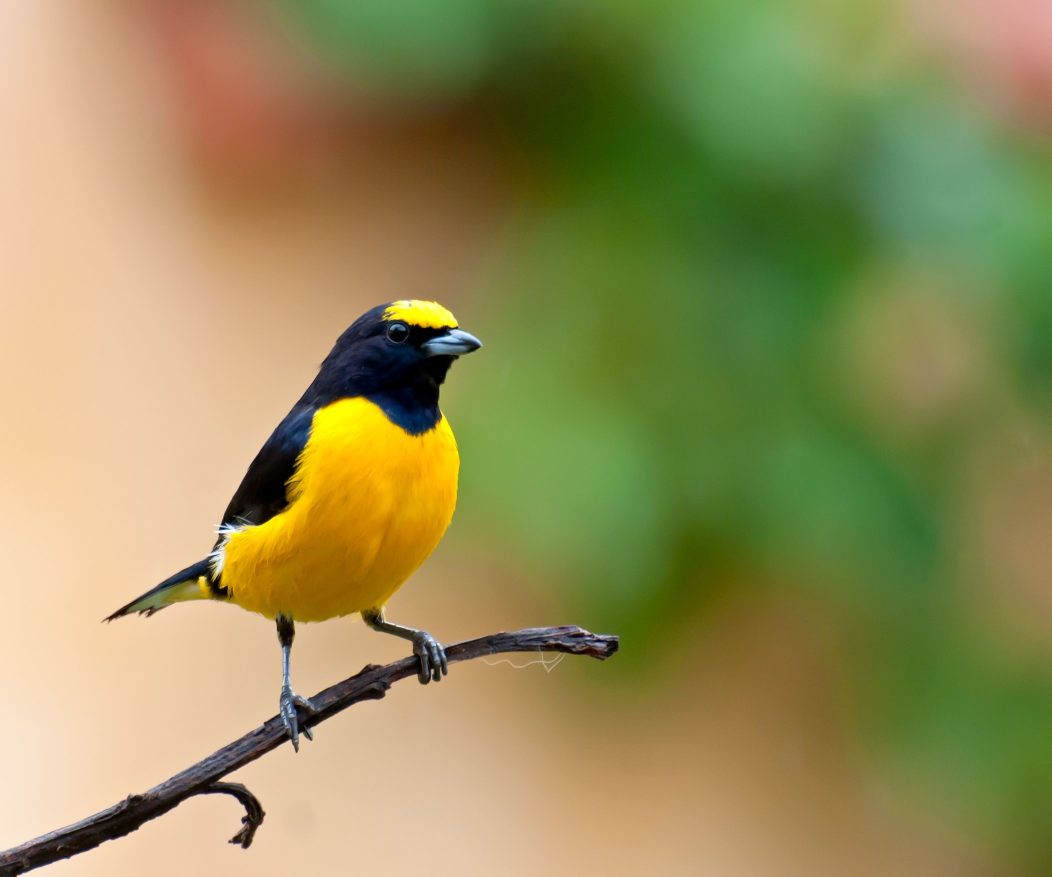
#> input picture thi/bird.jpg, 2104 x 1753 px (shown at 1/2 size)
$ jupyter execute 'De 2.IPYNB'   (shell and % lines are left out)
#> lines starting #> are read from the running program, lines starting #| are printed output that depends on the picture; after the words box and inside, x2 and y2 are one past the last pixel; in counts of white or black regions, pixels touching at a corner belong together
# Họ và Tên
# MSSV

### Câu 1 (2 điểm): Cho một ảnh bất kỳ (tên ảnh do sinh viên tự đặt, ví dụ: `my_image.jpg`) và thực hiện các yêu cầu sau:

* Viết chương trình sử dụng Bilateral filter để làm mịn ảnh. (0.5 điểm)
* Viết chương trình sử dụng Canny Edge Detection để xác định biên của hình ảnh. (0.5 điểm)
* Đổi màu ảnh bằng cách hoán đổi kênh màu theo thứ tự (ví dụ: BGR → BRG) và lưu thành tên dạng `[ten_anh]_swapped.jpg`. (0.5 điểm)
* Chuyển ảnh sang không gian màu YCrCb và tách riêng 3 kênh Y, Cr, Cb, lưu thành ảnh grayscale tương ứng (`[ten_anh]_Y.jpg`, `[ten_anh]_Cr.jpg`, `[ten_anh]_Cb.jpg`). (0.5 điểm)

[cell 1]
# Câu 1: Xử lý ảnh với OpenCV

import cv2
import numpy as np

image_name = 'bird.jpg'
img = cv2.imread(image_name)
#> img is the input picture: shape (1753, 2104, 3); mean B, G, R 87.2, 141.4, 147.8

bilateral = cv2.bilateralFilter(img, d=9, sigmaColor=75, sigmaSpace=75)
cv2.imwrite(f"{image_name.split('.')[0]}_bilateral.jpg", bilateral)

edges = cv2.Canny(img, 100, 200)
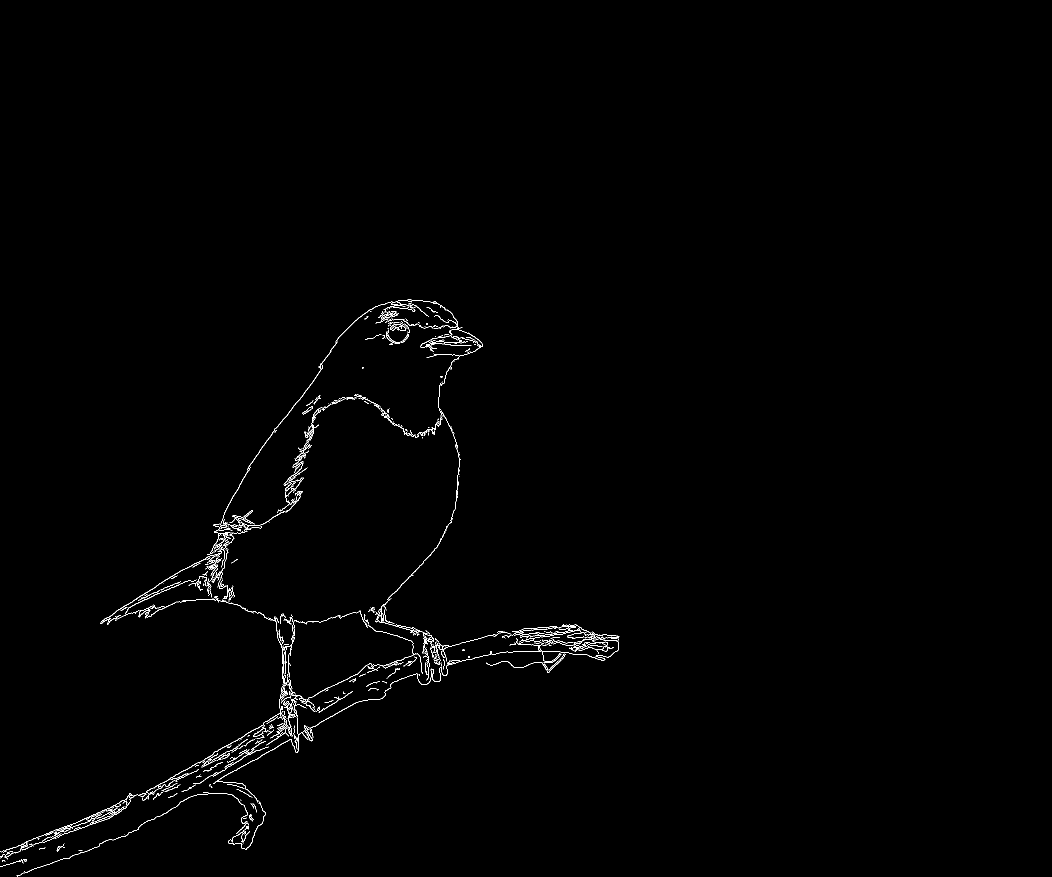
#> edges: shape (1753, 2104) (shown at 1/2 size); 0.61% white in thin lines or dots, all inside (x1, y1, x2, y2) = (0, 598, 1239, 1753)
cv2.imwrite(f"{image_name.split('.')[0]}_canny.jpg", edges)

swapped = img.copy()
swapped[:, :, [1, 2]] = swapped[:, :, [2, 1]]
cv2.imwrite(f"{image_name.split('.')[0]}_swapped.jpg", swapped)

ycrcb = cv2.cvtColor(img, cv2.COLOR_BGR2YCrCb)
#> ycrcb: shape (1753, 2104, 3); mean of channels 0, 1, 2 137.2, 135.6, 99.8
Y, Cr, Cb = cv2.split(ycrcb)
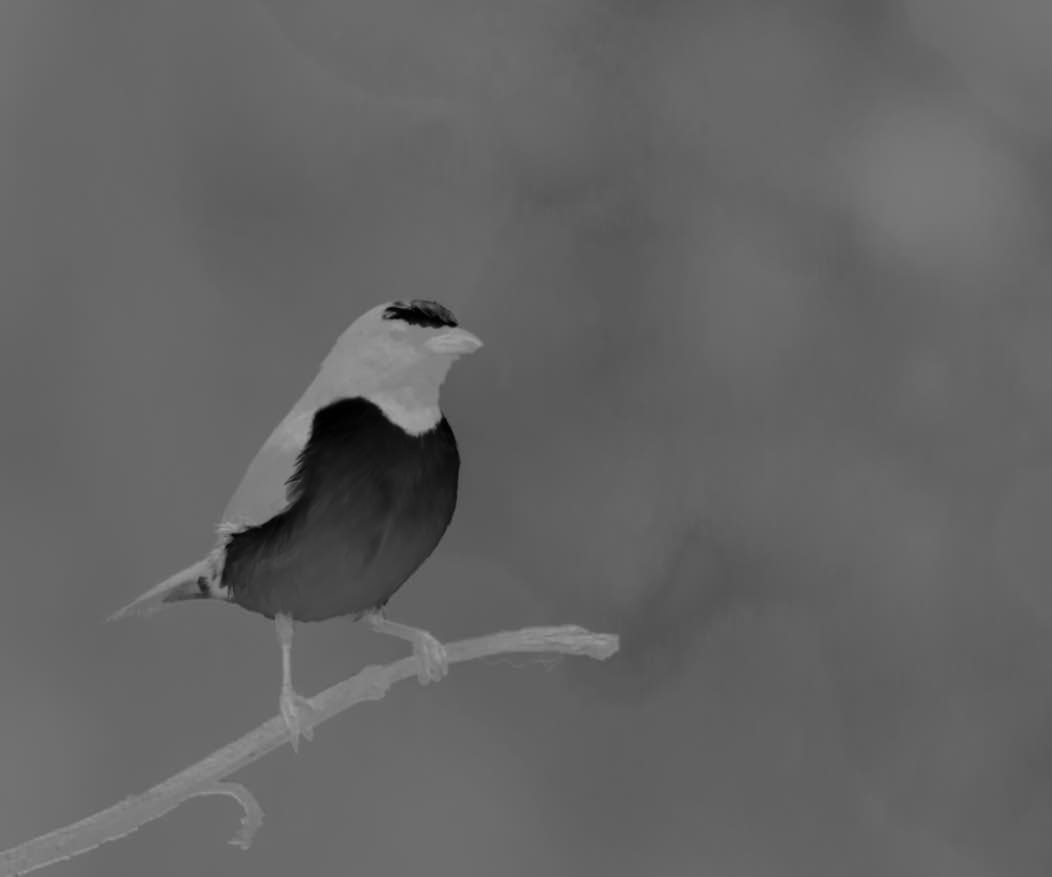
#> Cb: shape (1753, 2104) (shown at 1/2 size); min 1, max 163, mean 99.8
cv2.imwrite(f"{image_name.split('.')[0]}_Y.jpg", Y)
cv2.imwrite(f"{image_name.split('.')[0]}_Cr.jpg", Cr)
cv2.imwrite(f"{image_name.split('.')[0]}_Cb.jpg", Cb)
import matplotlib.pyplot as plt

def show_img(title, img, cmap=None):
#> called with title = 'Original'
	plt.figure(figsize=(8, 6))
	if img.ndim == 2:
		plt.imshow(img, cmap=cmap)
	else:
		plt.imshow(cv2.cvtColor(img, cv2.COLOR_BGR2RGB))
	plt.title(title)
	plt.axis('off')
	plt.show()

show_img("Original", img)
show_img("Bilateral", bilateral)
show_img("Canny", edges, cmap='gray')
show_img("Swapped", swapped)
show_img("Y channel", Y, cmap='gray')
show_img("Cr channel", Cr, cmap='gray')
show_img("Cb channel", Cb, cmap='gray')

### Câu 2 (4 điểm) Viết một chương trình Python sử dụng OpenCV để tạo menu tương tác cho phép người dùng chọn các kỹ thuật biến đổi hình học và xử lý ảnh nâng cao từ một danh sách, áp dụng đồng thời cho nhiều ảnh.

### Yêu cầu:

1. Menu gồm:
* Phóng to ảnh (Zoom bằng resize) (0.5 điểm)
* Xoay ảnh (góc ngẫu nhiên từ 0–360 độ) (0.5 điểm)
* Lật ảnh ngang (0.5 điểm)
* Lật ảnh dọc (0.5 điểm)
* Cắt ảnh (crop ngẫu nhiên vùng giữa ảnh) (0.5 điểm)
* Thêm viền (padding màu ngẫu nhiên) (0.5 điểm)

2. Chương trình xử lý đồng thời 3 ảnh bất kỳ do sinh viên tự chọn (có thể chọn bằng đường dẫn file hoặc nhập tên ảnh tùy ý). (0.5 điểm)

3. Phím tương ứng để kích hoạt các phương pháp xử lý:
* Z: Zoom
* T: Rotate
* H: Horizontal Flip
* V: Vertical Flip
* C: Crop
* P: Padding (0.5 điểm)

4. Lưu file kết quả với định dạng: `result_[phương pháp]_[tên ảnh gốc].jpg`
   Ví dụ: `result_crop_cat.jpg`, `result_rotate_image1.jpg` (0.5 điểm)

[cell 2]
import cv2
import numpy as np
import matplotlib.pyplot as plt

img1 = cv2.imread('bird.jpg')
img2 = cv2.imread('dalat.jpg')
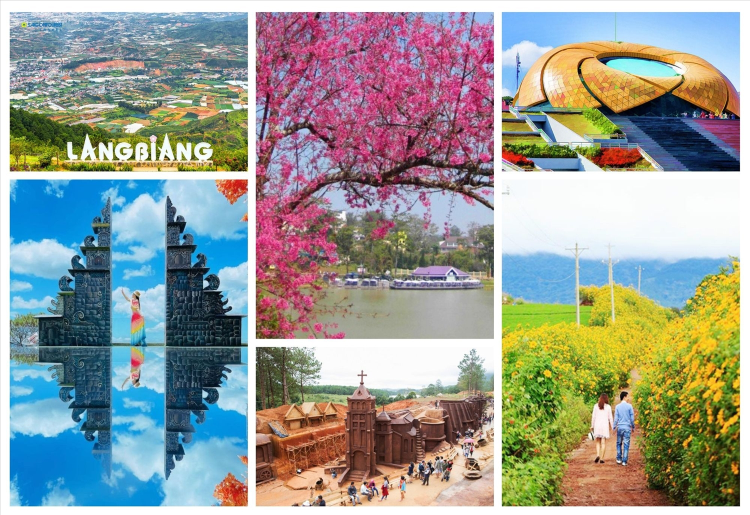
#> input picture thi/dalat.jpg, 1500 x 1029 px (shown at 1/2 size)
#> img2 is the input picture: shape (1029, 1500, 3); mean B, G, R 149.9, 155.2, 151.3
img3 = cv2.imread('geometric.png')
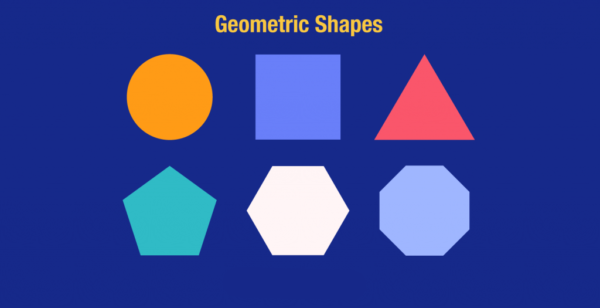
#> input picture thi/geometric.png, 600 x 308 px
#> img3 is the input picture: shape (308, 600, 3); mean B, G, R 147.4, 67.2, 53.8

if img1 is None or img2 is None or img3 is None:
    print(" Một hoặc nhiều ảnh không được tìm thấy. Kiểm tra tên ảnh.")
    exit()

def bgr_to_rgb(img):
    return cv2.cvtColor(img, cv2.COLOR_BGR2RGB)

img1_border = cv2.copyMakeBorder(img1, 20, 20, 20, 20, cv2.BORDER_CONSTANT, value=(0, 0, 0))

(h, w) = img2.shape[:2]
#> h = 1029; w = 1500
center = (w // 2, h // 2)
#> center = (750, 514)
M = cv2.getRotationMatrix2D(center, 45, 1.5)
cos = np.abs(M[0, 0])
#> cos = 1.06
sin = np.abs(M[0, 1])
#> sin = 1.06
new_w = int((h * sin) + (w * cos))
#> new_w = 2682
new_h = int((h * cos) + (w * sin))
#> new_h = 2682
M[0, 2] += (new_w / 2) - center[0]
M[1, 2] += (new_h / 2) - center[1]
img2_rotated = cv2.warpAffine(img2, M, (new_w, new_h))
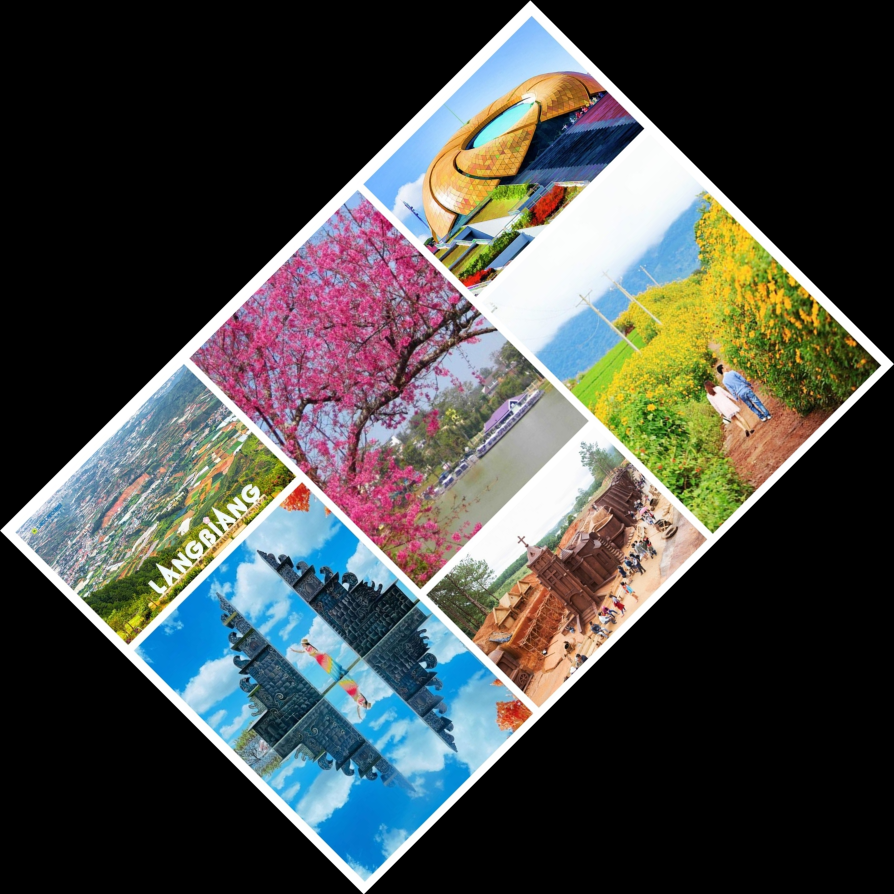
#> img2_rotated: shape (2682, 2682, 3) (shown at 1/3 size); mean B, G, R 72.4, 74.9, 73.1

img3_resized = cv2.resize(img3, (0, 0), fx=4, fy=4, interpolation=cv2.INTER_LINEAR)
img3_filtered = cv2.bilateralFilter(img3_resized, d=9, sigmaColor=75, sigmaSpace=75)
alpha = 1.5
beta = 40
img3_adjusted = cv2.convertScaleAbs(img3_filtered, alpha=alpha, beta=beta)
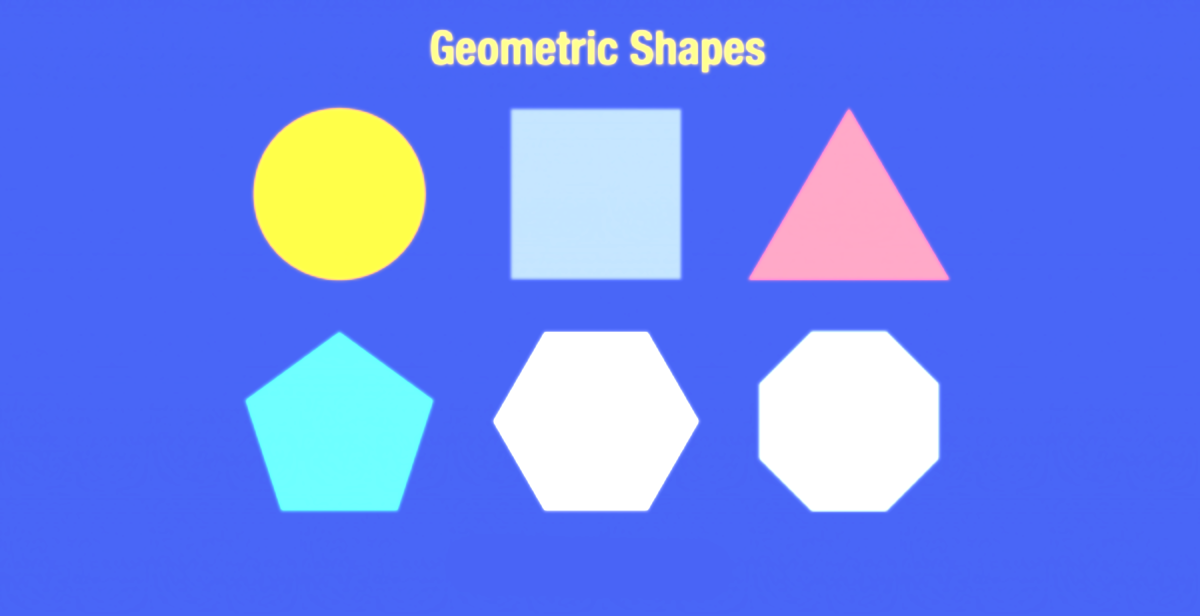
#> img3_adjusted: shape (1232, 2400, 3) (shown at 1/2 size); mean B, G, R 240.7, 130.8, 104.5

plt.figure(figsize=(15, 5))

plt.subplot(1, 3, 1)
plt.imshow(bgr_to_rgb(img1_border))
plt.title("Ảnh 1 - Viền đen")
plt.axis('off')

plt.subplot(1, 3, 2)
plt.imshow(bgr_to_rgb(img2_rotated))
plt.title("Ảnh 2 - Xoay 45°, Scale 1.5x")
plt.axis('off')

plt.subplot(1, 3, 3)
plt.imshow(bgr_to_rgb(img3_adjusted))
plt.title("Ảnh 3 - Resize, Lọc, Sáng/Contrast")
plt.axis('off')

plt.tight_layout()
plt.show()
import cv2
import numpy as np
import random
import os
import matplotlib.pyplot as plt

input_image_names = ["bird.JPG", "dalat.JPG", "geometric.png"]

def zoom_image(image, scale=2.0):
    height, width = image.shape[:2]
    return cv2.resize(image, (int(width * scale), int(height * scale)))

def rotate_image(image):
    angle = random.randint(0, 360)
    height, width = image.shape[:2]
    M = cv2.getRotationMatrix2D((width / 2, height / 2), angle, 1)
    return cv2.warpAffine(image, M, (width, height))

def flip_horizontal(image):
    return cv2.flip(image, 1)

def flip_vertical(image):
    return cv2.flip(image, 0)

def crop_center(image):
    height, width = image.shape[:2]
    new_h, new_w = int(height * 0.5), int(width * 0.5)
    start_y = height // 2 - new_h // 2
    start_x = width // 2 - new_w // 2
    return image[start_y:start_y + new_h, start_x:start_x + new_w]

def add_padding(image):
    top, bottom, left, right = 20, 20, 20, 20
    color = [random.randint(0, 255) for _ in range(3)]
    return cv2.copyMakeBorder(image, top, bottom, left, right, cv2.BORDER_CONSTANT, value=color)

def print_menu():
    print(" Chọn các kỹ thuật xử lý (nhập số, cách nhau bằng dấu phẩy):")
    print("1. Phóng to ảnh (resize)")
    print("2. Xoay ảnh (góc ngẫu nhiên)")
    print("3. Lật ảnh ngang")
    print("4. Lật ảnh dọc")
    print("5. Cắt vùng giữa ảnh")
    print("6. Thêm viền màu ngẫu nhiên")

def apply_transformations(image, choices):
    for choice in choices:
        if choice == "1":
            image = zoom_image(image)
        elif choice == "2":
            image = rotate_image(image)
        elif choice == "3":
            image = flip_horizontal(image)
        elif choice == "4":
            image = flip_vertical(image)
        elif choice == "5":
            image = crop_center(image)
        elif choice == "6":
            image = add_padding(image)
    return image

print_menu()
user_input = input("👉 Nhập lựa chọn (ví dụ: 1,2,5): ")
selected_ops = user_input.strip().split(",")

os.makedirs("output", exist_ok=True)

processed_images = []
titles = []

for name in input_image_names:
    if not os.path.exists(name):
        print(f" Không tìm thấy ảnh: {name}")
        continue

    image = cv2.imread(name)
    if image is None:
        print(f" Không thể đọc ảnh: {name}")
        continue

    result_image = apply_transformations(image, selected_ops)

    output_name = f"output/processed_{name}"
    cv2.imwrite(output_name, result_image)
    print(f"✅ Ảnh sau xử lý đã lưu tại: {output_name}")


    result_rgb = cv2.cvtColor(result_image, cv2.COLOR_BGR2RGB)
    processed_images.append(result_rgb)
    titles.append(f"{name} (processed)")

plt.figure(figsize=(15, 5))
for i, img in enumerate(processed_images):
    plt.subplot(1, len(processed_images), i + 1)
    plt.imshow(img)
    plt.title(titles[i])
    plt.axis('off')

plt.tight_layout()
plt.show()
